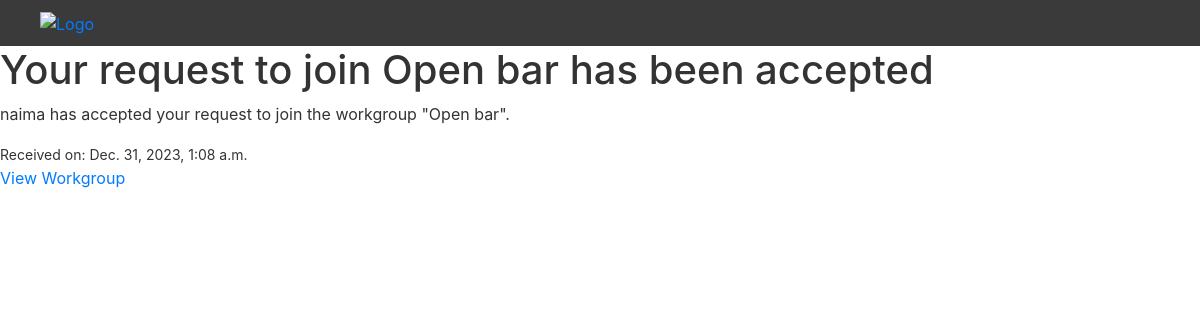
The page /en/notifications/40/ (signed in) on the database its author committed.
### mentoring_app/models.py (models this page shows, shortened)
class Notification(models.Model):
    recipient = models.ForeignKey(settings.AUTH_USER_MODEL, on_delete=models.CASCADE, related_name='notifications')
    sender = models.ForeignKey(settings.AUTH_USER_MODEL, on_delete=models.CASCADE, null=True, related_name='sent_notifications')
    workgroup = models.ForeignKey('workgroup.WorkGroup', on_delete=models.SET_NULL, null=True, blank=True)
    title = models.CharField(max_length=255)
    body = models.TextField()
    read = models.BooleanField(default=False)
    created_at = models.DateTimeField(auto_now_add=True)
    TYPE_CHOICES = (
        ('invitation', 'Invitation'),
        ('join_request', 'Join Request'),
    )
    type = models.CharField(max_length=20, choices=TYPE_CHOICES, default='invitation')

### workgroup/views.py (the view)
# urls.py: path('notifications/<int:notification_id>/', views.notification_detail, name='notification_detail'),
def notification_detail(request, notification_id):
    notification = get_object_or_404(Notification, id=notification_id, recipient=request.user)
    workgroup_id = notification.workgroup_id
    return render(request, 'notification_detail.html', {'notification': notification, 'workgroup_id': workgroup_id})

### templates/notification_detail.html (shortened to what this page needs)
{% extends 'base_site.html' %}
{% load i18n %}
{% block navbar %}
    {% include 'nav_home.html' %}
{% endblock %}
{% block content %}
    <div class="notification-details">
        <h1>{{ notification.title }}</h1>
        <p>{{ notification.body }}</p>
        <small>{% trans 'Received on: '%}{{ notification.created_at }}</small>
    </div>
    {% if notification.workgroup %}
        <div>
            <a href="{% url 'workgroup_detail' notification.workgroup.id %}">
                {% trans 'View Workgroup' %}
            </a>
        </div>
    {% endif %}
{% endblock %}

### static/css/settings.css (style rules this page uses)
body.light-mode { --background-color: #fff; --text-color: #333; --button-bg-color: #007bff; --button-text-color: #fff; }
body { background-color: var(--background-color); color: var(--text-color); }

### rows shown on the page
Notification: title "Your request to join Open bar has been accepted", body "naima has accepted your request to join the workgroup \"Open bar\".", created_at "Dec. 31, 2023, 1:08 a.m."
